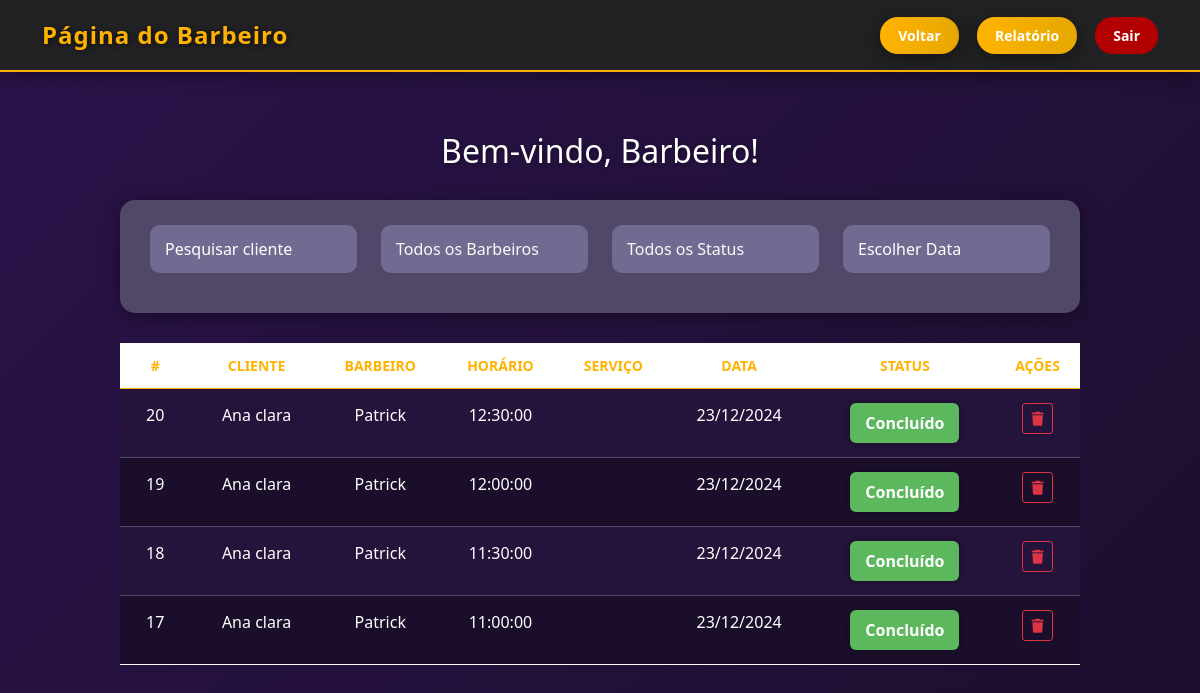
The app's page /select2.php?dia=2024-12-23 (signed in) with its own data.
### tables this page shows
CREATE TABLE `agendamentos` (
  `id` int(11) UNSIGNED NOT NULL,
  `usuario_id` int(11) NOT NULL,
  `barbeiro` varchar(250) NOT NULL,
  `dia` varchar(250) NOT NULL,
  `horario` time NOT NULL,
  `quantidade` int(11) NOT NULL DEFAULT 1,
  `status` varchar(50) NOT NULL DEFAULT 'Pendente'
);

CREATE TABLE `usuarios` (
  `id` int(11) NOT NULL,
  `nivel` varchar(10) NOT NULL DEFAULT 'cliente',
  `nome` varchar(250) NOT NULL,
  `cpf` varchar(250) NOT NULL,
  `email` varchar(250) NOT NULL,
  `numero` varchar(250) NOT NULL,
  `senha` varchar(250) NOT NULL
);

### select2.php (the view, shortened to what this page needs)
<?php
require_once('conexao.php');
$diaFiltro = $_GET['dia'] ?? '';
$condicoes = [];
$params = [];
$tipos = '';
if (!empty($diaFiltro)) {
    $condicoes[] = "agendamentos.dia = ?";
    $params[] = $diaFiltro;
    $tipos .= 's';
}
$where = '';
if (!empty($condicoes)) {
    $where = 'WHERE ' . implode(' AND ', $condicoes);
}
$sql = "SELECT
            agendamentos.id,
            usuarios.nome AS cliente,
            agendamentos.barbeiro,
            agendamentos.dia,
            agendamentos.horario,
            agendamentos.status,
            GROUP_CONCAT(servicos.nome SEPARATOR ', ') AS servicos
        FROM agendamentos
        JOIN usuarios ON agendamentos.usuario_id = usuarios.id
        LEFT JOIN agendamento_servicos ON agendamentos.id = agendamento_servicos.agendamento_id
        LEFT JOIN servicos ON agendamento_servicos.servico_id = servicos.id
        $where
        GROUP BY agendamentos.id
        ORDER BY agendamentos.dia DESC, agendamentos.horario DESC";
$stmt = $conexao->prepare($sql);
if (!empty($params)) {
    $stmt->bind_param($tipos, ...$params);
}
$stmt->execute();
$result = $stmt->get_result();
?>
<!DOCTYPE html>
<html lang="pt-br">
<head>
    <link href="https://cdn.jsdelivr.net/npm/bootstrap@5.0.2/dist/css/bootstrap.min.css" rel="stylesheet">
    <link rel="stylesheet" href="https://cdnjs.cloudflare.com/ajax/libs/font-awesome/6.5.0/css/all.min.css">
    <link rel="stylesheet" href="https://cdn.jsdelivr.net/npm/flatpickr/dist/flatpickr.min.css">
</head>
<body>
<nav class="navbar navbar-expand-lg navbar-dark bg-dark">
    <div class="container-fluid">
        <a class="navbar-brand" href="#">Página do Barbeiro</a>
        <div class="d-flex">
           <a href="select.php" class="btn btn-primary me-2">Voltar</a>
            <a href="relatorio.php" class="btn btn-primary me-2">Relatório</a>
            <a href="sair.php" class="btn btn-danger">Sair</a>
        </div>
    </div>
</nav>
<div class="container">
    <h1 class="text-center">Bem-vindo, Barbeiro!</h1>
    <div class="filter-area">
        <div class="row">
            <div class="col-md-3 col-sm-6">
                <input type="search" class="form-control" placeholder="Pesquisar cliente" id="pesquisar">
            </div>
            <div class="col-md-3 col-sm-6">
                <select class="form-control" id="barbeiroSelect" onchange="searchBarbeiro()">
                    <option value="">Todos os Barbeiros</option>
                </select>
            </div>
            <div class="col-md-3 col-sm-6">
                <select class="form-control" id="statusSelect" onchange="searchStatus()">
                    <option value="">Todos os Status</option>
                </select>
            </div>
            <div class="col-md-3 col-sm-6">
                <input type="text" class="form-control" id="dataSelect" placeholder="Escolher Data">
            </div>
        </div>
    </div>
    <div class="table-responsive">
        <table class="table table-striped table-bg text-white">
            <thead>
                <tr>
                    <th>#</th>
                    <th>Cliente</th>
                    <th>Barbeiro</th>
                    <th>Horário</th>
                    <th>Serviço</th>
                    <th>Data</th>
                    <th>Status</th>
                    <th>Ações</th>
                </tr>
            </thead>
            <tbody>
            <?php
while ($row = mysqli_fetch_assoc($result)) {
  $dataFormatada = date('d/m/Y', strtotime($row['dia']));
  $statusClass = ($row['status'] == 'Pendente') ? 'pendente' : 'concluido';
  echo "<tr>";
  echo "<td>{$row['id']}</td>";
  echo "<td>{$row['cliente']}</td>";
  echo "<td>{$row['barbeiro']}</td>";
  echo "<td>{$row['horario']}</td>";
  echo "<td>{$row['servicos']}</td>";
  echo "<td>{$dataFormatada}</td>";
  echo "<td>
          <button class='status-btn $statusClass' onclick=\"alterarStatus({$row['id']}, '{$row['status']}', this)\">
            {$row['status']}
          </button>
        </td>";
  echo "<td>
          <button class='btn btn-sm btn-outline-danger btn-remove' onclick=\"esconderLinha(this)\">
            <i class='fas fa-trash'></i>
          </button>
        </td>";
  echo "</tr>";
}
?>
</tbody>
</body>
</html>

### select2.php (style rules this page uses)
:root { --roxo-fundo: #2b134b; --roxo-gradiente: #1c0f2e; --dourado: #ffb300; --dourado-hover: #e6a700; --cinza-claro: #514869; --cinza-input: #726b91; --branco: #ffffff; --branco-brilhante: #f9f9f9; --vermelho: #b30000; --vermelho-hover: #d10000; --verde: #5cb85c; --laranja: #f0ad4e; --fundo-translucido: rgba(0, 0, 0, 0.3); --sombra-leve: 0 4px 20px rgba(0, 0, 0, 0.4); }
body { background: linear-gradient(135deg, var(--roxo-fundo), var(--roxo-gradiente)); color: var(--branco); font-family: 'Segoe UI', sans-serif; margin: 0; padding: 0; animation: fadeIn 0.5s ease-in; }
.navbar { background-color: rgba(34, 34, 34, 0.95) !important; border-bottom: 2px solid var(--dourado); box-shadow: var(--sombra-leve); padding: 12px 30px; }
.navbar-brand { color: var(--dourado) !important; font-size: 24px; font-weight: bold; text-shadow: 1px 1px 6px rgba(0, 0, 0, 0.6); letter-spacing: 1px; }
.navbar .btn { font-weight: 600; font-size: 14px; border-radius: 18px; padding: 8px 18px; margin-left: 10px; text-decoration: none; white-space: nowrap; transition: all 0.3s ease-in-out; }
.btn-primary { background: linear-gradient(90deg, var(--dourado), var(--dourado-hover)); color: var(--branco); border: none; box-shadow: var(--sombra-leve); }
.btn-danger { background-color: var(--vermelho); color: var(--branco); border: none; }
.container { margin: 40px auto; max-width: 1000px; padding: 20px; }
h1 { font-size: 32px; margin-bottom: 30px; color: var(--branco); text-shadow: 1px 1px 4px rgba(0, 0, 0, 0.4); }
.filter-area { background-color: var(--cinza-claro); padding: 25px 30px; border-radius: 15px; box-shadow: var(--sombra-leve); margin-bottom: 30px; transition: all 0.3s ease-in-out; }
.filter-area .form-control { background-color: var(--cinza-input); color: var(--branco-brilhante); border: none; border-radius: 10px; padding: 12px 15px; margin-bottom: 15px; transition: 0.3s ease; }
::placeholder { color: #ffffff !important; opacity: 1; }
.table-bg { background: var(--fundo-translucido); border-radius: 12px; padding: 15px; overflow-x: auto; }
.table { width: 100%; border-collapse: collapse; animation: fadeIn 0.5s ease-in; background-color: #1a0e2a; }
.table thead { background-color: var(--branco); }
.table th { color: var(--dourado); text-transform: uppercase; font-size: 14px; padding: 12px; text-align: center; }
.table td { padding: 14px 20px; text-align: center; font-size: 16px; border-bottom: 1px solid var(--cinza-claro); color: #ffffff; }
.table-striped tbody tr:nth-child(odd) { background-color: #26143d; }
.table-striped tbody tr:nth-child(even) { background-color: #1a0e2a; }
.status-btn { border: none; padding: 8px 15px; border-radius: 6px; font-weight: bold; color: var(--branco); box-shadow: 0 0 6px rgba(0, 0, 0, 0.3); }
.concluido { background-color: var(--verde); }

### records on screen
agendamentos: id "20", usuario.nome "Ana clara", barbeiro "Patrick", horario "12:30:00", dia "23/12/2024", status "Concluído"
agendamentos: id "19", usuario.nome "Ana clara", barbeiro "Patrick", horario "12:00:00", dia "23/12/2024", status "Concluído"
agendamentos: id "18", usuario.nome "Ana clara", barbeiro "Patrick", horario "11:30:00", dia "23/12/2024", status "Concluído"
agendamentos: id "17", usuario.nome "Ana clara", barbeiro "Patrick", horario "11:00:00", dia "23/12/2024", status "Concluído"
